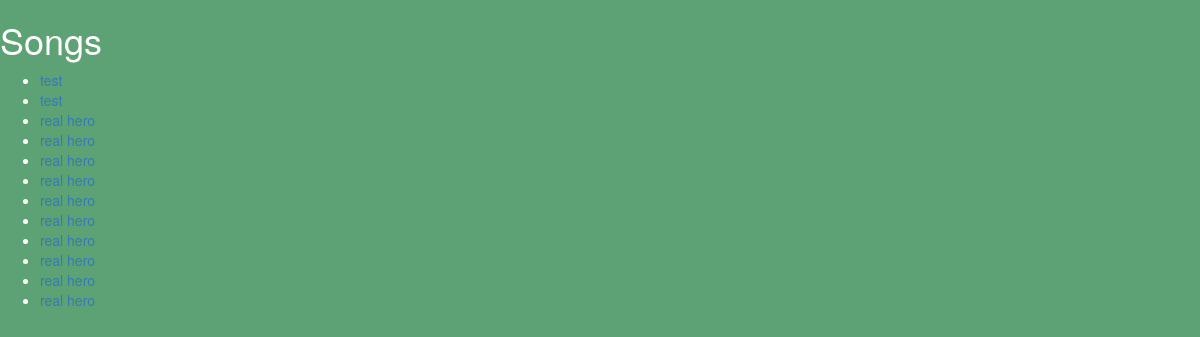
Before: /songs/ with the older database file.
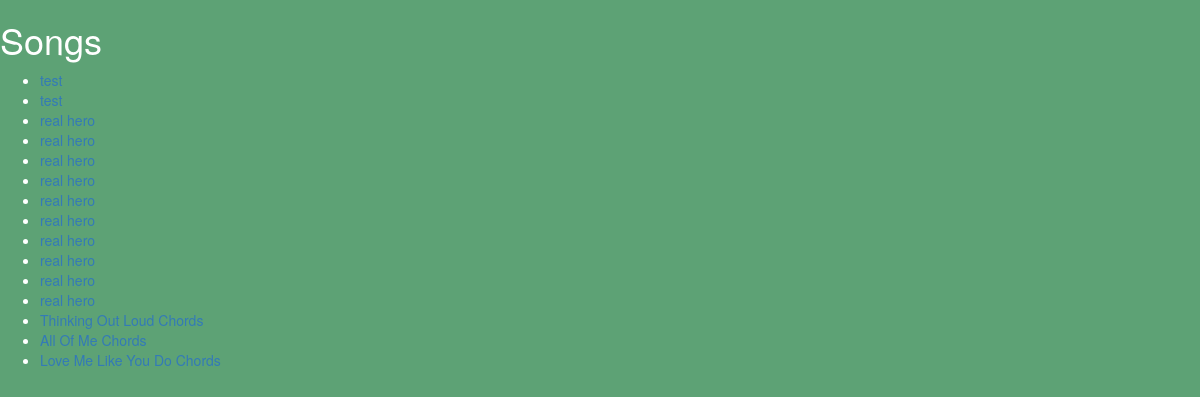
After: the same page with the newer database file.
### core/models.py (models this page shows)
class Song(models.Model):
	title = models.CharField(max_length=300)
	artist_name = models.CharField(max_length=300)
	tab = models.TextField()
	slug = AutoSlugField(populate_from='title', unique=True)
	def save(self, *args, **kwargs):
		if not self.id:
			self.slug = slugify(unicode(self.title))
        	super(Song, self).save(*args, **kwargs)
	def __unicode__(self):
		return self.title

### core/views.py (the view)
# urls.py: url(r'^songs/$', SongListView.as_view(), name='song-list'),
class SongListView(ListView):
    model = Song
    def get_context_data(self, **kwargs):
        context = super(SongListView, self).get_context_data(**kwargs)
        context['now'] = timezone.now()
        return context

### core/templates/core/song_list.html
{% extends 'base.html' %}
{% block content %}
<h1>Songs</h1>
<ul>
{% for song in song_list %}
    <li><a href = " /songs/{{song.slug}}">{{ song.title }} </a></li>
{% empty %}
    <li>No songs yet.</li>
{% endfor %}
</ul>
{% endblock %}

Changed rows visible on the page:
added Song: title "Thinking Out Loud Chords"
added Song: title "All Of Me Chords"
added Song: title "Love Me Like You Do Chords"
